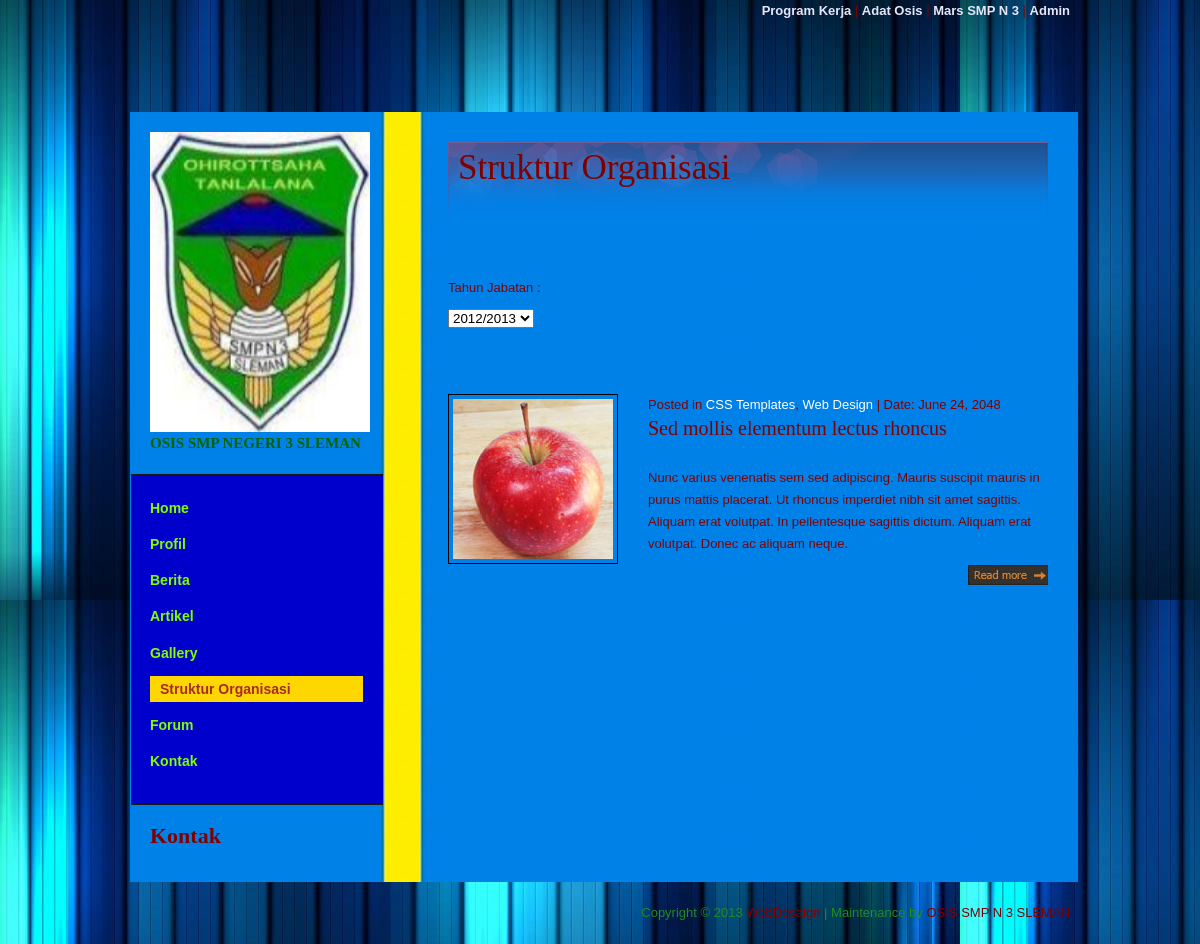
/struktur.php, run on an earlier commit of the app's database.
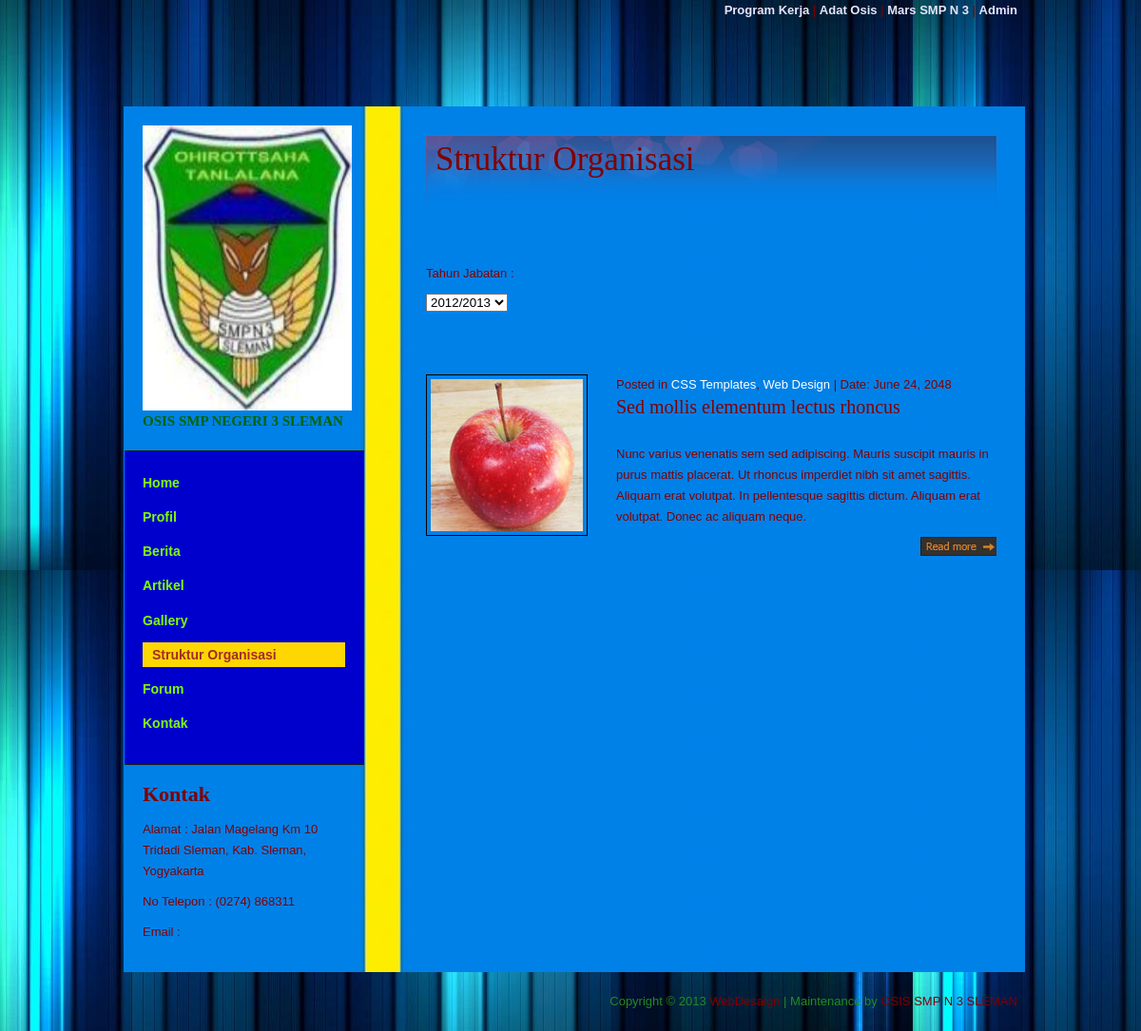
And on a later commit of the database.
### tables this page shows
CREATE TABLE IF NOT EXISTS `t_kontak` (
  `id_kontak` int(11) NOT NULL,
  `alamat` varchar(100) NOT NULL,
  `no_tlp` varchar(20) NOT NULL,
  `email` varchar(50) NOT NULL
);

### struktur.php (the view, shortened to what this page needs)
<!DOCTYPE html PUBLIC "-//W3C//DTD XHTML 1.0 Transitional//EN" "http://www.w3.org/TR/xhtml1/DTD/xhtml1-transitional.dtd">
<html xmlns="http://www.w3.org/1999/xhtml">
<head>
<link href="templatemo_style.css" rel="stylesheet" type="text/css" />
</head>
<body>
<div id="templamteo_body_wrapper">
<div id="templatemo_wrapper">
<p align="right"><a href="proker.php">Program Kerja</a> | <a href="adatosis.php">Adat Osis</a> | <a href="Mars.php">Mars SMP N 3</a> | <a href="admin.php">Admin</a></p>
	<div id="templatemo_main_top"></div>
    <div id="templatemo_main">
    	<div id="templatemo_sidebar">
            <div id="site_title"><h1><img src="images/smp_logo.jpg" width="220px" height="300px" /></a><span>OSIS SMP NEGERI 3 SLEMAN</span></h1></div>
            <div id="templatemo_menu">
                <ul>
                    <li><a href="index.php">Home</a></li>
					<li><a href="profil.php">Profil</a></li>
					<li><a href="berita.php">Berita</a></li>
					<li><a href="artikel.php">Artikel</a></li>
                    <li><a href="galery.php">Gallery</a></li>
					<li><a href="Struktur.php" class="current">Struktur Organisasi</a></li>
                    <li><a href="forum.php">Forum</a></li>
                    <li><a href="kontak.php">Kontak</a></li>
			</div>
            <div class="sb_box">
            	<h3>Kontak</h3>
				<?php
						$sql = mysql_query("SELECT * FROM t_kontak");
						while ($data = mysql_fetch_array($sql)){
				?>
						<p> Alamat : <?php echo $data['alamat']; ?></p>
						<p> No Telepon : <?php echo $data['no_tlp']; ?></p>
						<p> Email :<?php echo $data['email']; } ?></p>
            </div>
        </div>
        <div id="templatemo_content">
        	 <div class="content_box">
            	<h2>Struktur Organisasi</h2>
			 </div>
				<p>Tahun Jabatan : </p>
				<select name='level'>
									<option value='1'>2012/2013</option>
									</select><br></br><br></br>
            <div class="post_box">
            	<img src="images/blog_image_02.jpg" alt="Image 1" />
                <p class="post_meta"><span class="cat">Posted in <a href="#">CSS Templates</a>, <a href="#">Web Design</a></span> | Date: June 24, 2048</p>
              <h2>Sed mollis elementum lectus rhoncus</h2>
                <p>Nunc varius venenatis sem sed adipiscing. Mauris suscipit mauris in purus mattis placerat. Ut rhoncus imperdiet nibh sit amet sagittis. Aliquam erat volutpat. In pellentesque sagittis dictum. Aliquam erat volutpat. Donec ac aliquam neque.</p>
                <a class="more" href="#"></a>
            </div>
        </div>
    </div>
    <div id="templatemo_footer">
        Copyright © 2013 <a href="#">WebDesaign</a> | Maintenance by <a href="http://www.templatemo.com" target="_parent">OSIS SMP N 3 SLEMAN</a>
    </div>
</div>
</div>
</body>
</html>

What changed in the data, as far as the page shows it:
added t_kontak: alamat "Jalan Magelang Km 10 Tridadi Sleman, Kab. Sleman, Yogyakarta", no_tlp "(0274) 868311"
